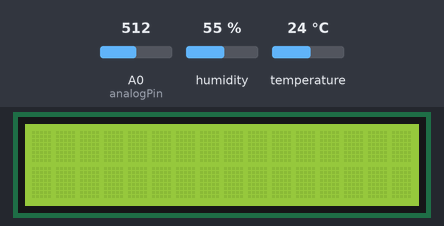
Recording of a sketch running on a simulated Arduino Uno, built with avr-gcc and run on an emulated ATmega328P. Shown: 16×2 character LCD. The inputs (shaded band) are chosen by the test bench; at power-on: A0 (analogPin) = 512, humidity 55 %, temperature 24 °C. What the sketch prints to the serial monitor is not drawn.

Above: at 1.2 s.
1.3 s: A0 (analogPin) set to 716
At 6.3 s:
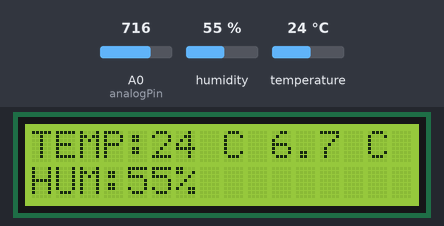
6.6 s: humidity set to 22 %
At 11.3 s:
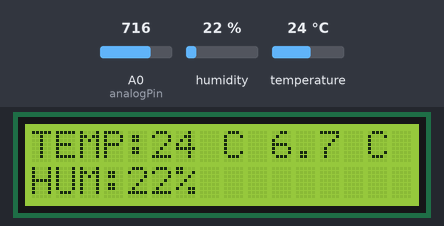
11.6 s: temperature set to 12 °C
At 16.1 s:
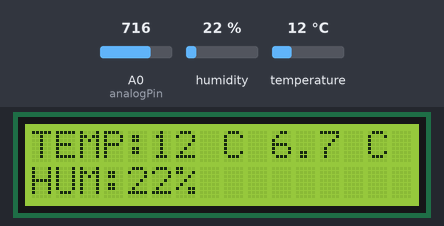
16.7 s: A0 (analogPin) set to 900
At 21.0 s:
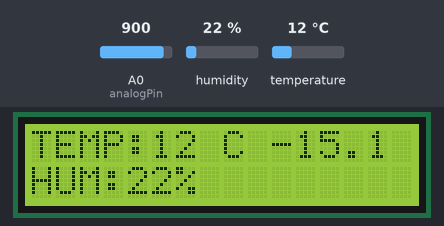
21.8 s: humidity set to 40 %
At 25.8 s:
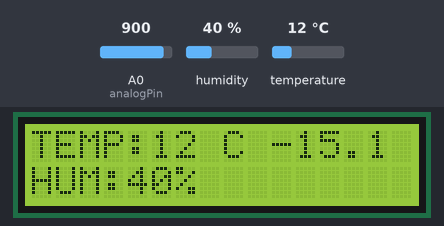
26.8 s: A0 (analogPin) set to 1023
At 30.7 s:
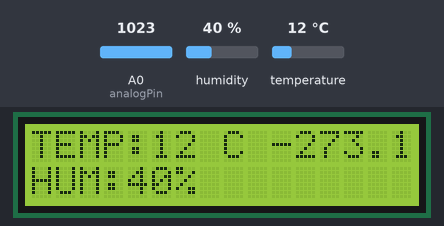
Timing chart, 0 to 32.2 s (numbered marks = the images above; inputs shaded):
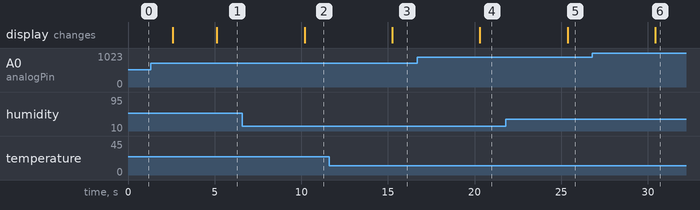

Measured:
- after the input at 1.3 s, the display: first differs from a run without the input after 3.8 s (image 1)
- after the input at 6.6 s, the display: changes after 3.6 s (image 2)
- after the input at 11.6 s, the display: changes after 3.6 s (image 3)
- after the input at 16.7 s, the display: changes after 3.6 s (image 4)
- after the input at 21.8 s, the display: changes after 3.6 s (image 5)
- after the input at 26.8 s, the display: changes after 3.6 s (image 6)

The sketch:

With2components.ino
```cpp
#include <DHT11.h>
#include <LiquidCrystal.h>

DHT11 dht11(8);
LiquidCrystal lcd(12, 11, 5, 4, 3, 2);

int digitalPin = 2;  // KY-028 digital interface
int analogPin = A0;  // KY-028 analog interface
int digitalVal;      // digital readings

void setup() {
  pinMode(digitalPin, INPUT);
  pinMode(analogPin, INPUT);
  Serial.begin(9600);

  lcd.begin(16, 2);
  lcd.clear();
}

void loop() {
  int temperature = 0;
  int humidity = 0;
  int result = dht11.readTemperatureHumidity(temperature, humidity);

  digitalVal = digitalRead(digitalPin);
  Serial.print("Digital Value : ");
  Serial.println(digitalVal);

  int v_input = 1023 - analogRead(analogPin);
  float b = 10000 * (1024.0 / (float)v_input - 1.0);
  float c = (1.0 / (0.001129148 + (0.000234125 * log(b)) + 0.0000000876741 * log(b) * log(b) * log(b))) - 273.15;

  Serial.print("Temperature in Celsius: ");
  Serial.println(c);

  delay(2000);

  if (result == 0) {
    lcd.clear();

    lcd.setCursor(0, 0);
    lcd.print("TEMP:");
    lcd.print(temperature);
    lcd.print(" C ");
    lcd.print(c, 1);
    lcd.print(" C");


    lcd.setCursor(0, 1);
    lcd.print("HUM:");
    lcd.print(humidity);
    lcd.print("%  ");
  } else {
    Serial.println(DHT11::getErrorString(result));
  }
}
```
